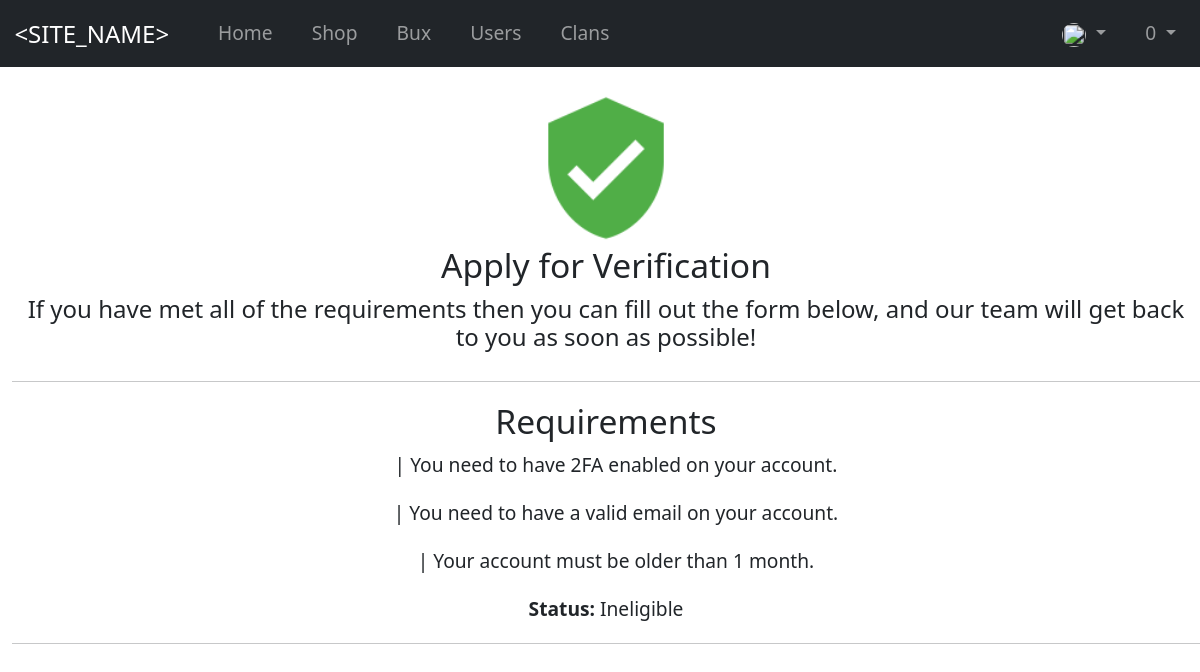
/verify.php (signed in), run on the app's committed database.
### tables this page shows
CREATE TABLE `site_info` (
  `id` int(11) NOT NULL AUTO_INCREMENT,
  `name` text NOT NULL,
  `content` text NOT NULL,
  PRIMARY KEY (`id`)
);

### assets/classes/Site.php (called while the page is built, shortened)
<?php
$site_name = function () use ($link) {
	$sql_query = "SELECT content FROM site_info WHERE name = 'site_name'";
	$result = mysqli_query($link, $sql_query);
	if (mysqli_num_rows($result) > 0) {
		while ($row = mysqli_fetch_assoc($result)) {
			return $row["content"];
		}
	}
};
$currency_name = function () use ($link) {
	$sql_query = "SELECT content FROM site_info WHERE name = 'currency'";
	$result = mysqli_query($link, $sql_query);
	if (mysqli_num_rows($result) > 0) {
		while ($row = mysqli_fetch_assoc($result)) {
			return $row["content"];
		}
	}
};
$verifiedIcon = function () use ($link) {
	$sql_query = "SELECT content FROM site_info WHERE name = 'verifiedIcon'";
	$result = mysqli_query($link, $sql_query);
	if (mysqli_num_rows($result) > 0) {
		while ($row = mysqli_fetch_assoc($result)) {
			return $row["content"];
		}
	}
};

### assets/common.php (called while the page is built, shortened)
<?php
include_once $_SERVER["DOCUMENT_ROOT"] . "/assets/config.php";
require($_SERVER["DOCUMENT_ROOT"] . "/assets/classes/Site.php");
require($_SERVER["DOCUMENT_ROOT"] . "/assets/classes/Users.php");
$site_name = $site_name();
$currency_name = $currency_name();
$verifiedIcon = $verifiedIcon();
include_once $_SERVER["DOCUMENT_ROOT"] . "/assets/classes/Users.php";

### assets/classes/Users.php (called while the page is built, shortened)
<?php
$getCreatedAt = function ($id) use ($link) {
	$sql_query = "SELECT created_at FROM users WHERE id = '" . mysqli_real_escape_string($link, htmlspecialchars($id)). "'";
	$result = mysqli_query($link, $sql_query);
};
$getEmail = function ($id) use ($link) {
	$sql_query = "SELECT email FROM users WHERE id = '" . mysqli_real_escape_string($link, htmlspecialchars($id)). "'";
	$result = mysqli_query($link, $sql_query);
};
$isVerified = function ($id) use ($link) {
	$sql_query = "SELECT isVerified FROM users WHERE id = '" . mysqli_real_escape_string($link, htmlspecialchars($id)). "'";
	$result = mysqli_query($link, $sql_query);
};
$getSecret = function ($id) use ($link) {
	$sql_query = "SELECT auth_secret FROM users WHERE id = '" . mysqli_real_escape_string($link, htmlspecialchars($id)). "'";
	$result = mysqli_query($link, $sql_query);
};

### verify.php (the view, shortened to what this page needs)
<?php
require $_SERVER["DOCUMENT_ROOT"] . "/assets/common.php";
$requirements = 0;
?>
<!DOCTYPE html>
<html lang="en">
<head>
    <link href="https://cdn.jsdelivr.net/npm/bootstrap@5.2.0-beta1/dist/css/bootstrap.min.css" rel="stylesheet">
    <link rel="stylesheet" href="/assets/css/style.css">
</head>
<body>
    <?php include_once $_SERVER["DOCUMENT_ROOT"] . "/account/navbar.php" ?>
    <div class="page-content-wrapper">
        <div class="centered">
            <div class="container">
                <div class="row">
                    <div>
                        <img src="<?php echo $verifiedIcon; ?>" />
                    </div>
                    <div class="col">
                        <div class="row">
                            <div class="col">
                                <h3>Apply for Verification</h3>
                                <h5>If you have met all of the requirements then you can fill out the form below, and our team will get back to you as soon as possible!</h5>
                            </div>
                        </div>
                    </div>
                </div>
            </div>
            <hr />
            <div>
                <h3>Requirements</h3>
                <p>
                    <?php if ($getSecret($_SESSION["id"]) === "" || $getSecret($_SESSION["id"]) === null) {
                        $requirements = $requirements + 1;
                        echo '<i style="color: #f00;" class="fa-solid fa-xmark"></i>';
                    } else {
                        echo '<i style="color: #50ae47;" class="fa-solid fa-check"></i>';
                    } ?> |
                    You need to have 2FA enabled on your account.
                </p>
                <p>
                    <?php if ($your_email === null) {
                        $requirements = $requirements + 1;
                        echo '<i style="color: #f00;" class="fa-solid fa-xmark"></i>';
                    } else {
                        echo '<i style="color: #50ae47;" class="fa-solid fa-check"></i>';
                    } ?> |
                    You need to have a valid email on your account.
                </p>
                <p>
                    <?php
                    if (strtotime($your_created_at) > strtotime('1 month ago')) {
                        $requirements = $requirements + 1;
                        echo '<i style="color: #f00;" class="fa-solid fa-xmark"></i>';
                    } else {
                        echo '<i style="color: #50ae47;" class="fa-solid fa-check"></i>';
                    } ?> |
                    Your account must be older than 1 month.
                </p>
                <p><b>Status:</b> <?php if ($your_isVerified == 1) {
                                        echo "Verified";
                                    } else if ($requirements !== 0) {
                                        echo "Ineligible";
                                    } else if ($your_isVerified != 1) {
                                        echo "Eligible";
                                    } ?></p>
            </div>
            <hr />
        </div>
    </div>
</body>
</html>

### account/navbar.php (shortened to what this page needs)
<nav class="navbar navbar-expand-md navbar-dark sticky-top bg-dark">
	<div class="container-fluid">
		<a class="navbar-brand" href="/index.php"><?php echo htmlspecialchars($site_name); ?></a>
		<div class="collapse navbar-collapse" id="navbarCollapse">
			<ul class="navbar-nav me-auto mb-2 mb-md-0">
				<li class="nav-item">
					<a class="nav-link" aria-current="page" href="/"><i class="fa-solid fa-house"></i> Home</a>
				</li>
				<li class="nav-item">
					<a class="nav-link" aria-current="page" href="/shop"><i class="fa-solid fa-shop"></i> Shop</a>
				</li>
				<li class="nav-item">
					<a class="nav-link" aria-current="page" href="/currency.php"><i class="fa-solid fa-wallet"></i> <?php echo $currency_name ?></a>
				</li>
				<li class="nav-item">
					<a class="nav-link" aria-current="page" href="/users/search.php"><i class="fa-solid fa-users"></i> Users</a>
				</li>
				<li class="nav-item">
					<a class="nav-link" aria-current="page" href="/clans/search.php"><i class="fa-solid fa-people-group"></i> Clans</a>
				</li>
			</ul>
			<form class="d-flex">
				<ul class="navbar-nav">
					<?php
					if (!isset($_SESSION["loggedin"]) || $_SESSION["loggedin"] !== true) {
						echo '<div class="btn-group" role="group"><li class=nav-item><a aria-current=page class="btn btn-primary"href=/login.php?u=/home.php>Login</a><li class=nav-item>&nbsp;<a aria-current=page class="btn btn-primary"href=/register.php>Register</a></div>';
					} else {
						include_once "navbar-logged-in.php";
					}
					?>
				</ul>
			</form>
		</div>
	</div>
</nav>
<?php
if (!isset($_SESSION["loggedin"]) || $_SESSION["loggedin"] !== true) {
} else {
	include_once "navbar-logged-in.php";
}
?>

### assets/css/style.css (style rules this page uses)
body { zoom: 1.2; }
html, body { margin: 0; height: 100%; }
.centered { margin: 0; padding: 0; padding-top: 10px; text-align: center; }
a, h6, small, b .profile-list { text-decoration: none; }
.page-content-wrapper { margin-top: 10px; margin-left: 10px; }

### data on the page
site_info: content "<SITE_NAME>"
site_info: content "Bux"
site_info: content (picture)

### other printed values
number_format_short($your_currency) "0"
